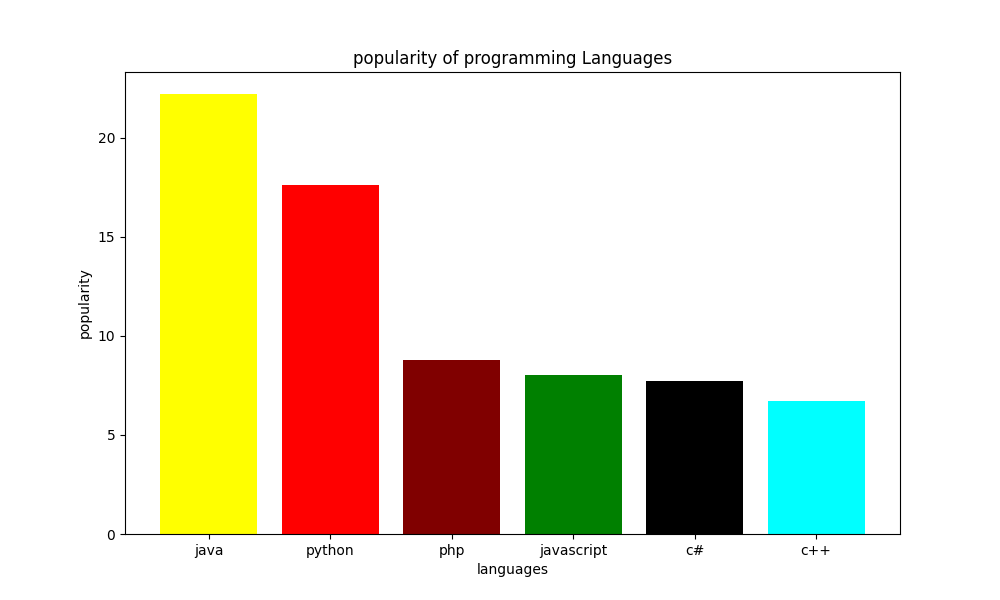

Python code for this plot:
import matplotlib.pyplot as plt

x=['java','python','php','javascript','c#','c++']
y=[22.2, 17.6, 8.8, 8, 7.7, 6.7]
colors = ["yellow","red","maroon","green","black","cyan"]
fig = plt.figure(figsize=(10,6))
plt.bar(x, y, color=colors)
plt.xlabel("languages")
plt.ylabel("popularity")
plt.title("popularity of programming Languages")
plt.savefig('p_16_3.png')